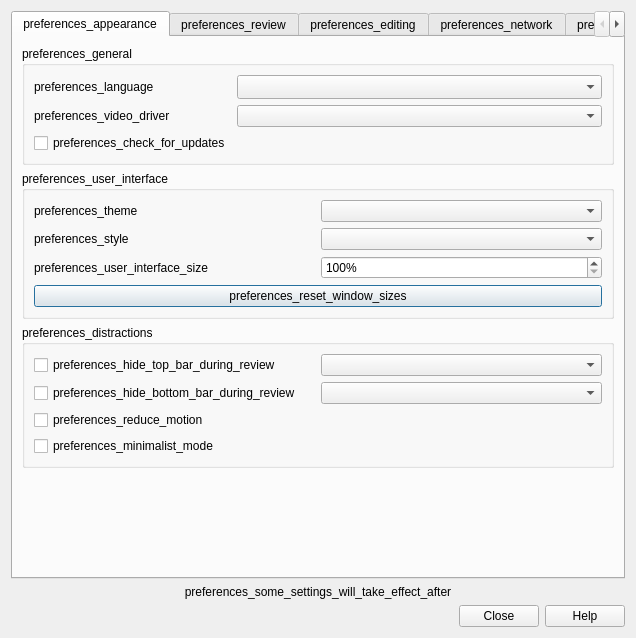
<?xml version="1.0" encoding="UTF-8"?>
<ui version="4.0">
 <class>Preferences</class>
 <widget class="QDialog" name="Preferences">
  <property name="geometry">
   <rect>
    <x>0</x>
    <y>0</y>
    <width>636</width>
    <height>638</height>
   </rect>
  </property>
  <property name="windowTitle">
   <string>preferences_preferences</string>
  </property>
  <layout class="QVBoxLayout" name="verticalLayout_2">
   <item>
    <widget class="QTabWidget" name="tabWidget">
     <property name="focusPolicy">
      <enum>Qt::StrongFocus</enum>
     </property>
     <property name="currentIndex">
      <number>0</number>
     </property>
     <widget class="QWidget" name="appearanceTab">
      <attribute name="title">
       <string>preferences_appearance</string>
      </attribute>
      <layout class="QVBoxLayout" name="verticalLayout_8">
       <item>
        <widget class="QGroupBox" name="generalGroup">
         <property name="sizePolicy">
          <sizepolicy hsizetype="Preferred" vsizetype="Preferred">
           <horstretch>0</horstretch>
           <verstretch>0</verstretch>
          </sizepolicy>
         </property>
         <property name="title">
          <string>preferences_general</string>
         </property>
         <layout class="QGridLayout" name="gridLayout_5">
          <item row="0" column="0">
           <widget class="QLabel" name="label_9">
            <property name="text">
             <string>preferences_language</string>
            </property>
            <property name="buddy">
             <cstring>lang</cstring>
            </property>
           </widget>
          </item>
          <item row="1" column="1">
           <widget class="QComboBox" name="video_driver">
            <property name="sizePolicy">
             <sizepolicy hsizetype="Preferred" vsizetype="Fixed">
              <horstretch>0</horstretch>
              <verstretch>0</verstretch>
             </sizepolicy>
            </property>
           </widget>
          </item>
          <item row="1" column="0">
           <widget class="QLabel" name="video_driver_label">
            <property name="text">
             <string>preferences_video_driver</string>
            </property>
            <property name="buddy">
             <cstring>video_driver</cstring>
            </property>
           </widget>
          </item>
          <item row="0" column="1">
           <widget class="QComboBox" name="lang">
            <property name="sizePolicy">
             <sizepolicy hsizetype="Preferred" vsizetype="Fixed">
              <horstretch>0</horstretch>
              <verstretch>0</verstretch>
             </sizepolicy>
            </property>
            <property name="sizeAdjustPolicy">
             <enum>QComboBox::AdjustToMinimumContentsLengthWithIcon</enum>
            </property>
           </widget>
          </item>
          <item row="2" column="0">
           <widget class="QCheckBox" name="check_for_updates">
            <property name="sizePolicy">
             <sizepolicy hsizetype="Fixed" vsizetype="Fixed">
              <horstretch>0</horstretch>
              <verstretch>0</verstretch>
             </sizepolicy>
            </property>
            <property name="text">
             <string>preferences_check_for_updates</string>
            </property>
           </widget>
          </item>
         </layout>
        </widget>
       </item>
       <item>
        <widget class="QGroupBox" name="uiGroup">
         <property name="title">
          <string>preferences_user_interface</string>
         </property>
         <layout class="QGridLayout" name="gridLayout_2">
          <item row="0" column="1">
           <widget class="QComboBox" name="theme"/>
          </item>
          <item row="2" column="1">
           <widget class="QSpinBox" name="uiScale">
            <property name="suffix">
             <string notr="true">%</string>
            </property>
            <property name="minimum">
             <number>100</number>
            </property>
            <property name="maximum">
             <number>200</number>
            </property>
            <property name="singleStep">
             <number>5</number>
            </property>
           </widget>
          </item>
          <item row="1" column="1">
           <widget class="QComboBox" name="styleComboBox">
            <property name="currentText">
             <string/>
            </property>
           </widget>
          </item>
          <item row="1" column="0">
           <widget class="QLabel" name="styleLabel">
            <property name="text">
             <string>preferences_style</string>
            </property>
            <property name="buddy">
             <cstring>styleComboBox</cstring>
            </property>
           </widget>
          </item>
          <item row="0" column="0">
           <widget class="QLabel" name="themeLabel">
            <property name="text">
             <string>preferences_theme</string>
            </property>
            <property name="buddy">
             <cstring>theme</cstring>
            </property>
           </widget>
          </item>
          <item row="2" column="0">
           <widget class="QLabel" name="uiSizeLabel">
            <property name="text">
             <string>preferences_user_interface_size</string>
            </property>
            <property name="buddy">
             <cstring>uiScale</cstring>
            </property>
           </widget>
          </item>
          <item row="3" column="0" colspan="2">
           <widget class="QPushButton" name="resetWindowSizes">
            <property name="text">
             <string>preferences_reset_window_sizes</string>
            </property>
           </widget>
          </item>
         </layout>
        </widget>
       </item>
       <item>
        <widget class="QGroupBox" name="distractionsGroup">
         <property name="title">
          <string>preferences_distractions</string>
         </property>
         <layout class="QGridLayout" name="gridLayout_3">
          <item row="3" column="0">
           <widget class="QCheckBox" name="reduce_motion">
            <property name="sizePolicy">
             <sizepolicy hsizetype="Fixed" vsizetype="Fixed">
              <horstretch>0</horstretch>
              <verstretch>0</verstretch>
             </sizepolicy>
            </property>
            <property name="toolTip">
             <string>preferences_reduce_motion_tooltip</string>
            </property>
            <property name="text">
             <string>preferences_reduce_motion</string>
            </property>
           </widget>
          </item>
          <item row="2" column="0">
           <widget class="QCheckBox" name="hide_bottom_bar">
            <property name="sizePolicy">
             <sizepolicy hsizetype="MinimumExpanding" vsizetype="Fixed">
              <horstretch>0</horstretch>
              <verstretch>0</verstretch>
             </sizepolicy>
            </property>
            <property name="text">
             <string>preferences_hide_bottom_bar_during_review</string>
            </property>
           </widget>
          </item>
          <item row="2" column="1">
           <widget class="QComboBox" name="bottomBarComboBox">
            <property name="sizePolicy">
             <sizepolicy hsizetype="MinimumExpanding" vsizetype="Fixed">
              <horstretch>0</horstretch>
              <verstretch>0</verstretch>
             </sizepolicy>
            </property>
           </widget>
          </item>
          <item row="0" column="0">
           <widget class="QCheckBox" name="hide_top_bar">
            <property name="sizePolicy">
             <sizepolicy hsizetype="MinimumExpanding" vsizetype="Fixed">
              <horstretch>0</horstretch>
              <verstretch>0</verstretch>
             </sizepolicy>
            </property>
            <property name="text">
             <string>preferences_hide_top_bar_during_review</string>
            </property>
           </widget>
          </item>
          <item row="4" column="0">
           <widget class="QCheckBox" name="minimalist_mode">
            <property name="sizePolicy">
             <sizepolicy hsizetype="Fixed" vsizetype="Fixed">
              <horstretch>0</horstretch>
              <verstretch>0</verstretch>
             </sizepolicy>
            </property>
            <property name="toolTip">
             <string>preferences_minimalist_mode_tooltip</string>
            </property>
            <property name="text">
             <string>preferences_minimalist_mode</string>
            </property>
           </widget>
          </item>
          <item row="0" column="1">
           <widget class="QComboBox" name="topBarComboBox">
            <property name="sizePolicy">
             <sizepolicy hsizetype="MinimumExpanding" vsizetype="Fixed">
              <horstretch>0</horstretch>
              <verstretch>0</verstretch>
             </sizepolicy>
            </property>
           </widget>
          </item>
         </layout>
        </widget>
       </item>
       <item>
        <spacer name="verticalSpacer_9">
         <property name="orientation">
          <enum>Qt::Vertical</enum>
         </property>
         <property name="sizeHint" stdset="0">
          <size>
           <width>20</width>
           <height>40</height>
          </size>
         </property>
        </spacer>
       </item>
      </layout>
     </widget>
     <widget class="QWidget" name="tab_3">
      <attribute name="title">
       <string>preferences_review</string>
      </attribute>
      <layout class="QVBoxLayout" name="review_options_layout">
       <item>
        <widget class="QGroupBox" name="schedulerGroup">
         <property name="title">
          <string>preferences_scheduler</string>
         </property>
         <layout class="QVBoxLayout" name="verticalLayout_17">
          <item>
           <layout class="QGridLayout" name="gridLayout_4">
            <property name="spacing">
             <number>12</number>
            </property>
            <item row="1" column="1">
             <widget class="QSpinBox" name="lrnCutoff">
              <property name="maximumSize">
               <size>
                <width>16777215</width>
                <height>16777215</height>
               </size>
              </property>
              <property name="suffix">
               <string>preferences_mins</string>
              </property>
              <property name="maximum">
               <number>999</number>
              </property>
             </widget>
            </item>
            <item row="2" column="0">
             <widget class="QLabel" name="label_30">
              <property name="text">
               <string>preferences_timebox_time_limit</string>
              </property>
              <property name="buddy">
               <cstring>timeLimit</cstring>
              </property>
             </widget>
            </item>
            <item row="0" column="1">
             <widget class="QSpinBox" name="dayOffset">
              <property name="maximumSize">
               <size>
                <width>16777215</width>
                <height>16777215</height>
               </size>
              </property>
              <property name="suffix">
               <string>preferences_hours_past_midnight</string>
              </property>
              <property name="maximum">
               <number>23</number>
              </property>
             </widget>
            </item>
            <item row="1" column="0">
             <widget class="QLabel" name="label_24">
              <property name="text">
               <string>preferences_learn_ahead_limit</string>
              </property>
              <property name="buddy">
               <cstring>lrnCutoff</cstring>
              </property>
             </widget>
            </item>
            <item row="0" column="0">
             <widget class="QLabel" name="label_23">
              <property name="text">
               <string>preferences_next_day_starts_at</string>
              </property>
              <property name="buddy">
               <cstring>dayOffset</cstring>
              </property>
             </widget>
            </item>
            <item row="2" column="1">
             <widget class="QSpinBox" name="timeLimit">
              <property name="suffix">
               <string>preferences_mins</string>
              </property>
              <property name="maximum">
               <number>9999</number>
              </property>
             </widget>
            </item>
           </layout>
          </item>
         </layout>
        </widget>
       </item>
       <item>
        <layout class="QHBoxLayout" name="horizontalLayout_5">
         <item>
          <widget class="QGroupBox" name="reviewerGroup">
           <property name="title">
            <string>preferences_review</string>
           </property>
           <layout class="QVBoxLayout" name="verticalLayout_5">
            <item>
             <widget class="QCheckBox" name="showPlayButtons">
              <property name="sizePolicy">
               <sizepolicy hsizetype="Fixed" vsizetype="Fixed">
                <horstretch>0</horstretch>
                <verstretch>0</verstretch>
               </sizepolicy>
              </property>
              <property name="text">
               <string>preferences_show_play_buttons_on_cards_with</string>
              </property>
             </widget>
            </item>
            <item>
             <widget class="QCheckBox" name="interrupt_audio">
              <property name="sizePolicy">
               <sizepolicy hsizetype="Fixed" vsizetype="Fixed">
                <horstretch>0</horstretch>
                <verstretch>0</verstretch>
               </sizepolicy>
              </property>
              <property name="text">
               <string>preferences_interrupt_current_audio_when_answering</string>
              </property>
             </widget>
            </item>
            <item>
             <widget class="QCheckBox" name="showProgress">
              <property name="sizePolicy">
               <sizepolicy hsizetype="Fixed" vsizetype="Fixed">
                <horstretch>0</horstretch>
                <verstretch>0</verstretch>
               </sizepolicy>
              </property>
              <property name="text">
               <string>preferences_show_remaining_card_count</string>
              </property>
             </widget>
            </item>
            <item>
             <widget class="QCheckBox" name="showEstimates">
              <property name="sizePolicy">
               <sizepolicy hsizetype="Fixed" vsizetype="Fixed">
                <horstretch>0</horstretch>
                <verstretch>0</verstretch>
               </sizepolicy>
              </property>
              <property name="text">
               <string>preferences_show_next_review_time_above_answer</string>
              </property>
             </widget>
            </item>
            <item>
             <widget class="QCheckBox" name="spacebar_rates_card">
              <property name="sizePolicy">
               <sizepolicy hsizetype="Fixed" vsizetype="Fixed">
                <horstretch>0</horstretch>
                <verstretch>0</verstretch>
               </sizepolicy>
              </property>
              <property name="text">
               <string>preferences_spacebar_rates_card</string>
              </property>
             </widget>
            </item>
            <item>
             <widget class="QCheckBox" name="render_latex">
              <property name="sizePolicy">
               <sizepolicy hsizetype="Fixed" vsizetype="Fixed">
                <horstretch>0</horstretch>
                <verstretch>0</verstretch>
               </sizepolicy>
              </property>
              <property name="text">
               <string>preferences_generate_latex_images_automatically</string>
              </property>
             </widget>
            </item>
           </layout>
          </widget>
         </item>
         <item>
          <widget class="QGroupBox" name="preferences_answer_keys">
           <property name="title">
            <string>preferences_answer_keys</string>
           </property>
          </widget>
         </item>
        </layout>
       </item>
       <item>
        <spacer name="verticalSpacer_12">
         <property name="orientation">
          <enum>Qt::Vertical</enum>
         </property>
         <property name="sizeHint" stdset="0">
          <size>
           <width>20</width>
           <height>40</height>
          </size>
         </property>
        </spacer>
       </item>
      </layout>
     </widget>
     <widget class="QWidget" name="tab_1">
      <attribute name="title">
       <string>preferences_editing</string>
      </attribute>
      <layout class="QVBoxLayout" name="verticalLayout_10">
       <item>
        <widget class="QGroupBox" name="editorGroupBox">
         <property name="title">
          <string>preferences_editing</string>
         </property>
         <layout class="QVBoxLayout" name="verticalLayout_9">
          <item>
           <widget class="QCheckBox" name="pastePNG">
            <property name="sizePolicy">
             <sizepolicy hsizetype="Fixed" vsizetype="Fixed">
              <horstretch>0</horstretch>
              <verstretch>0</verstretch>
             </sizepolicy>
            </property>
            <property name="text">
             <string>preferences_paste_clipboard_images_as_png</string>
            </property>
           </widget>
          </item>
          <item>
           <widget class="QCheckBox" name="paste_strips_formatting">
            <property name="sizePolicy">
             <sizepolicy hsizetype="Fixed" vsizetype="Fixed">
              <horstretch>0</horstretch>
              <verstretch>0</verstretch>
             </sizepolicy>
            </property>
            <property name="text">
             <string>preferences_paste_without_shift_key_strips_formatting</string>
            </property>
           </widget>
          </item>
          <item>
           <spacer name="verticalSpacer_7">
            <property name="orientation">
             <enum>Qt::Vertical</enum>
            </property>
            <property name="sizeType">
             <enum>QSizePolicy::Fixed</enum>
            </property>
            <property name="sizeHint" stdset="0">
             <size>
              <width>20</width>
              <height>10</height>
             </size>
            </property>
           </spacer>
          </item>
          <item>
           <layout class="QHBoxLayout" name="horizontalLayout_7">
            <item>
             <widget class="QLabel" name="deck_label">
              <property name="text">
               <string>preferences_default_deck</string>
              </property>
              <property name="buddy">
               <cstring>useCurrent</cstring>
              </property>
             </widget>
            </item>
            <item>
             <widget class="QComboBox" name="useCurrent">
              <property name="sizePolicy">
               <sizepolicy hsizetype="MinimumExpanding" vsizetype="Fixed">
                <horstretch>0</horstretch>
                <verstretch>0</verstretch>
               </sizepolicy>
              </property>
              <item>
               <property name="text">
                <string>preferences_when_adding_default_to_current_deck</string>
               </property>
              </item>
              <item>
               <property name="text">
                <string>preferences_change_deck_depending_on_note_type</string>
               </property>
              </item>
             </widget>
            </item>
           </layout>
          </item>
         </layout>
        </widget>
       </item>
       <item>
        <widget class="QGroupBox" name="browserGroupBox">
         <property name="title">
          <string>preferences_browsing</string>
         </property>
         <layout class="QVBoxLayout" name="verticalLayout">
          <item>
           <layout class="QHBoxLayout" name="horizontalLayout_2">
            <item>
             <widget class="QLabel" name="search_text_label">
              <property name="text">
               <string>preferences_default_search_text</string>
              </property>
              <property name="buddy">
               <cstring>default_search_text</cstring>
              </property>
             </widget>
            </item>
            <item>
             <widget class="QLineEdit" name="default_search_text">
              <property name="placeholderText">
               <string>preferences_default_search_text_example</string>
              </property>
             </widget>
            </item>
           </layout>
          </item>
          <item>
           <widget class="QCheckBox" name="ignore_accents_in_search">
            <property name="sizePolicy">
             <sizepolicy hsizetype="Fixed" vsizetype="Fixed">
              <horstretch>0</horstretch>
              <verstretch>0</verstretch>
             </sizepolicy>
            </property>
            <property name="text">
             <string>preferences_ignore_accents_in_search</string>
            </property>
           </widget>
          </item>
         </layout>
        </widget>
       </item>
       <item>
        <spacer name="verticalSpacer_3">
         <property name="orientation">
          <enum>Qt::Vertical</enum>
         </property>
         <property name="sizeType">
          <enum>QSizePolicy::Expanding</enum>
         </property>
         <property name="sizeHint" stdset="0">
          <size>
           <width>20</width>
           <height>20</height>
          </size>
         </property>
        </spacer>
       </item>
      </layout>
     </widget>
     <widget class="QWidget" name="tab_2">
      <attribute name="title">
       <string>preferences_network</string>
      </attribute>
      <layout class="QVBoxLayout" name="verticalLayout_4">
       <property name="spacing">
        <number>12</number>
       </property>
       <property name="leftMargin">
        <number>12</number>
       </property>
       <property name="topMargin">
        <number>12</number>
       </property>
       <property name="rightMargin">
        <number>12</number>
       </property>
       <property name="bottomMargin">
        <number>12</number>
       </property>
       <item>
        <widget class="QGroupBox" name="groupBox_5">
         <property name="title">
          <string>preferences_tab_synchronisation</string>
         </property>
         <layout class="QVBoxLayout" name="verticalLayout_12">
          <item>
           <widget class="QCheckBox" name="syncMedia">
            <property name="sizePolicy">
             <sizepolicy hsizetype="Fixed" vsizetype="Fixed">
              <horstretch>0</horstretch>
              <verstretch>0</verstretch>
             </sizepolicy>
            </property>
            <property name="text">
             <string>preferences_synchronize_audio_and_images_too</string>
            </property>
           </widget>
          </item>
          <item>
           <widget class="QCheckBox" name="syncOnProgramOpen">
            <property name="sizePolicy">
             <sizepolicy hsizetype="Fixed" vsizetype="Fixed">
              <horstretch>0</horstretch>
              <verstretch>0</verstretch>
             </sizepolicy>
            </property>
            <property name="text">
             <string>preferences_automatically_sync_on_profile_openclose</string>
            </property>
           </widget>
          </item>
          <item>
           <widget class="QCheckBox" name="autoSyncMedia">
            <property name="sizePolicy">
             <sizepolicy hsizetype="Fixed" vsizetype="Fixed">
              <horstretch>0</horstretch>
              <verstretch>0</verstretch>
             </sizepolicy>
            </property>
            <property name="text">
             <string>preferences_periodically_sync_media</string>
            </property>
           </widget>
          </item>
          <item>
           <widget class="QCheckBox" name="fullSync">
            <property name="sizePolicy">
             <sizepolicy hsizetype="Fixed" vsizetype="Fixed">
              <horstretch>0</horstretch>
              <verstretch>0</verstretch>
             </sizepolicy>
            </property>
            <property name="text">
             <string>preferences_on_next_sync_force_changes_in</string>
            </property>
           </widget>
          </item>
          <item>
           <layout class="QHBoxLayout" name="horizontalLayout_4">
            <item>
             <widget class="QLabel" name="label_2">
              <property name="text">
               <string>preferences_network_timeout</string>
              </property>
              <property name="buddy">
               <cstring>network_timeout</cstring>
              </property>
             </widget>
            </item>
            <item>
             <widget class="QSpinBox" name="network_timeout">
              <property name="suffix">
               <string>scheduling_seconds</string>
              </property>
              <property name="minimum">
               <number>30</number>
              </property>
              <property name="maximum">
               <number>99999</number>
              </property>
             </widget>
            </item>
           </layout>
          </item>
          <item>
           <layout class="QHBoxLayout" name="horizontalLayout_3">
            <item>
             <spacer name="horizontalSpacer">
              <property name="orientation">
               <enum>Qt::Horizontal</enum>
              </property>
              <property name="sizeHint" stdset="0">
               <size>
                <width>40</width>
                <height>20</height>
               </size>
              </property>
             </spacer>
            </item>
            <item>
             <widget class="QPushButton" name="media_log">
              <property name="sizePolicy">
               <sizepolicy hsizetype="Fixed" vsizetype="Fixed">
                <horstretch>0</horstretch>
                <verstretch>0</verstretch>
               </sizepolicy>
              </property>
              <property name="text">
               <string/>
              </property>
             </widget>
            </item>
           </layout>
          </item>
         </layout>
        </widget>
       </item>
       <item>
        <widget class="QGroupBox" name="groupBox_6">
         <property name="title">
          <string>preferences_account</string>
         </property>
         <layout class="QHBoxLayout" name="horizontalLayout">
          <item>
           <widget class="QLabel" name="syncUser">
            <property name="sizePolicy">
             <sizepolicy hsizetype="Preferred" vsizetype="Preferred">
              <horstretch>0</horstretch>
              <verstretch>0</verstretch>
             </sizepolicy>
            </property>
            <property name="text">
             <string/>
            </property>
            <property name="wordWrap">
             <bool>true</bool>
            </property>
           </widget>
          </item>
          <item>
           <widget class="QPushButton" name="syncLogout">
            <property name="sizePolicy">
             <sizepolicy hsizetype="Fixed" vsizetype="Fixed">
              <horstretch>0</horstretch>
              <verstretch>0</verstretch>
             </sizepolicy>
            </property>
            <property name="text">
             <string>sync_log_out_button</string>
            </property>
            <property name="autoDefault">
             <bool>false</bool>
            </property>
           </widget>
          </item>
          <item>
           <widget class="QPushButton" name="syncLogin">
            <property name="sizePolicy">
             <sizepolicy hsizetype="Fixed" vsizetype="Fixed">
              <horstretch>0</horstretch>
              <verstretch>0</verstretch>
             </sizepolicy>
            </property>
            <property name="text">
             <string>sync_log_in_button</string>
            </property>
            <property name="autoDefault">
             <bool>false</bool>
            </property>
           </widget>
          </item>
         </layout>
        </widget>
       </item>
       <item>
        <spacer name="verticalSpacer_2">
         <property name="orientation">
          <enum>Qt::Vertical</enum>
         </property>
         <property name="sizeHint" stdset="0">
          <size>
           <width>20</width>
           <height>40</height>
          </size>
         </property>
        </spacer>
       </item>
       <item>
        <layout class="QGridLayout" name="gridLayout_2">
         <item row="0" column="1">
          <widget class="QLineEdit" name="custom_sync_url">
           <property name="placeholderText">
            <string>preferences_custom_sync_url_disclaimer</string>
           </property>
          </widget>
         </item>
         <item row="0" column="0">
          <widget class="QLabel" name="label">
           <property name="text">
            <string>preferences_custom_sync_url</string>
           </property>
           <property name="buddy">
            <cstring>custom_sync_url</cstring>
           </property>
          </widget>
         </item>
        </layout>
       </item>
      </layout>
     </widget>
     <widget class="QWidget" name="tab">
      <attribute name="title">
       <string>preferences_backups</string>
      </attribute>
      <layout class="QVBoxLayout" name="verticalLayout_3">
       <property name="spacing">
        <number>12</number>
       </property>
       <property name="leftMargin">
        <number>12</number>
       </property>
       <property name="topMargin">
        <number>12</number>
       </property>
       <property name="rightMargin">
        <number>12</number>
       </property>
       <property name="bottomMargin">
        <number>12</number>
       </property>
       <item>
        <widget class="QGroupBox" name="groupBox_8">
         <property name="sizePolicy">
          <sizepolicy hsizetype="Preferred" vsizetype="Preferred">
           <horstretch>0</horstretch>
           <verstretch>0</verstretch>
          </sizepolicy>
         </property>
         <property name="title">
          <string>preferences_backups</string>
         </property>
         <layout class="QVBoxLayout" name="verticalLayout_15">
          <item>
           <widget class="QLabel" name="backup_explanation">
            <property name="text">
             <string>preferences_backup_explanation</string>
            </property>
            <property name="wordWrap">
             <bool>true</bool>
            </property>
           </widget>
          </item>
          <item>
           <spacer name="verticalSpacer_5">
            <property name="orientation">
             <enum>Qt::Vertical</enum>
            </property>
            <property name="sizeType">
             <enum>QSizePolicy::Fixed</enum>
            </property>
            <property name="sizeHint" stdset="0">
             <size>
              <width>20</width>
              <height>20</height>
             </size>
            </property>
           </spacer>
          </item>
          <item>
           <layout class="QGridLayout" name="gridLayout">
            <item row="1" column="2">
             <widget class="QSpinBox" name="minutes_between_backups">
              <property name="minimum">
               <number>5</number>
              </property>
              <property name="maximum">
               <number>9999</number>
              </property>
             </widget>
            </item>
            <item row="5" column="2">
             <widget class="QSpinBox" name="monthly_backups">
              <property name="maximum">
               <number>9999</number>
              </property>
             </widget>
            </item>
            <item row="1" column="3">
             <spacer name="horizontalSpacer_2">
              <property name="orientation">
               <enum>Qt::Horizontal</enum>
              </property>
              <property name="sizeHint" stdset="0">
               <size>
                <width>40</width>
                <height>20</height>
               </size>
              </property>
             </spacer>
            </item>
            <item row="2" column="0">
             <widget class="QLabel" name="label_3">
              <property name="text">
               <string>preferences_daily_backups</string>
              </property>
              <property name="buddy">
               <cstring>daily_backups</cstring>
              </property>
             </widget>
            </item>
            <item row="4" column="2">
             <widget class="QSpinBox" name="weekly_backups">
              <property name="maximum">
               <number>9999</number>
              </property>
             </widget>
            </item>
            <item row="5" column="0">
             <widget class="QLabel" name="label_6">
              <property name="text">
               <string>preferences_monthly_backups</string>
              </property>
              <property name="buddy">
               <cstring>monthly_backups</cstring>
              </property>
             </widget>
            </item>
            <item row="4" column="0">
             <widget class="QLabel" name="label_5">
              <property name="text">
               <string>preferences_weekly_backups</string>
              </property>
              <property name="buddy">
               <cstring>weekly_backups</cstring>
              </property>
             </widget>
            </item>
            <item row="1" column="0">
             <widget class="QLabel" name="label_7">
              <property name="text">
               <string>preferences_minutes_between_backups</string>
              </property>
              <property name="buddy">
               <cstring>minutes_between_backups</cstring>
              </property>
             </widget>
            </item>
            <item row="2" column="2">
             <widget class="QSpinBox" name="daily_backups">
              <property name="maximum">
               <number>9999</number>
              </property>
             </widget>
            </item>
            <item row="1" column="1">
             <spacer name="horizontalSpacer_3">
              <property name="orientation">
               <enum>Qt::Horizontal</enum>
              </property>
              <property name="sizeHint" stdset="0">
               <size>
                <width>40</width>
                <height>20</height>
               </size>
              </property>
             </spacer>
            </item>
           </layout>
          </item>
          <item>
           <spacer name="verticalSpacer_6">
            <property name="orientation">
             <enum>Qt::Vertical</enum>
            </property>
            <property name="sizeType">
             <enum>QSizePolicy::Fixed</enum>
            </property>
            <property name="sizeHint" stdset="0">
             <size>
              <width>20</width>
              <height>20</height>
             </size>
            </property>
           </spacer>
          </item>
          <item>
           <widget class="QLabel" name="openBackupFolder">
            <property name="text">
             <string>preferences_you_can_restore_backups_via_fileswitch</string>
            </property>
           </widget>
          </item>
         </layout>
        </widget>
       </item>
       <item>
        <widget class="QGroupBox" name="groupBox_9">
         <property name="title">
          <string>preferences_note</string>
         </property>
         <layout class="QVBoxLayout" name="verticalLayout_13">
          <item>
           <widget class="QLabel" name="label_4">
            <property name="text">
             <string>preferences_media_is_not_backed_up</string>
            </property>
            <property name="wordWrap">
             <bool>true</bool>
            </property>
           </widget>
          </item>
         </layout>
        </widget>
       </item>
       <item>
        <spacer name="verticalSpacer_4">
         <property name="orientation">
          <enum>Qt::Vertical</enum>
         </property>
         <property name="sizeHint" stdset="0">
          <size>
           <width>20</width>
           <height>59</height>
          </size>
         </property>
        </spacer>
       </item>
      </layout>
     </widget>
    </widget>
   </item>
   <item>
    <widget class="QLabel" name="someSettingsLabel">
     <property name="text">
      <string>preferences_some_settings_will_take_effect_after</string>
     </property>
     <property name="alignment">
      <set>Qt::AlignCenter</set>
     </property>
    </widget>
   </item>
   <item>
    <widget class="QDialogButtonBox" name="buttonBox">
     <property name="orientation">
      <enum>Qt::Horizontal</enum>
     </property>
     <property name="standardButtons">
      <set>QDialogButtonBox::Close|QDialogButtonBox::Help</set>
     </property>
    </widget>
   </item>
  </layout>
 </widget>
 <tabstops>
  <tabstop>lang</tabstop>
  <tabstop>video_driver</tabstop>
  <tabstop>check_for_updates</tabstop>
  <tabstop>theme</tabstop>
  <tabstop>styleComboBox</tabstop>
  <tabstop>uiScale</tabstop>
  <tabstop>resetWindowSizes</tabstop>
  <tabstop>hide_top_bar</tabstop>
  <tabstop>topBarComboBox</tabstop>
  <tabstop>hide_bottom_bar</tabstop>
  <tabstop>bottomBarComboBox</tabstop>
  <tabstop>reduce_motion</tabstop>
  <tabstop>minimalist_mode</tabstop>
  <tabstop>dayOffset</tabstop>
  <tabstop>lrnCutoff</tabstop>
  <tabstop>timeLimit</tabstop>
  <tabstop>showPlayButtons</tabstop>
  <tabstop>interrupt_audio</tabstop>
  <tabstop>showProgress</tabstop>
  <tabstop>showEstimates</tabstop>
  <tabstop>spacebar_rates_card</tabstop>
  <tabstop>render_latex</tabstop>
  <tabstop>pastePNG</tabstop>
  <tabstop>paste_strips_formatting</tabstop>
  <tabstop>useCurrent</tabstop>
  <tabstop>default_search_text</tabstop>
  <tabstop>ignore_accents_in_search</tabstop>
  <tabstop>syncMedia</tabstop>
  <tabstop>syncOnProgramOpen</tabstop>
  <tabstop>autoSyncMedia</tabstop>
  <tabstop>fullSync</tabstop>
  <tabstop>network_timeout</tabstop>
  <tabstop>media_log</tabstop>
  <tabstop>syncLogout</tabstop>
  <tabstop>syncLogin</tabstop>
  <tabstop>custom_sync_url</tabstop>
  <tabstop>minutes_between_backups</tabstop>
  <tabstop>daily_backups</tabstop>
  <tabstop>weekly_backups</tabstop>
  <tabstop>monthly_backups</tabstop>
  <tabstop>tabWidget</tabstop>
 </tabstops>
 <resources/>
 <connections>
  <connection>
   <sender>buttonBox</sender>
   <signal>accepted()</signal>
   <receiver>Preferences</receiver>
   <slot>accept()</slot>
   <hints>
    <hint type="sourcelabel">
     <x>285</x>
     <y>439</y>
    </hint>
    <hint type="destinationlabel">
     <x>157</x>
     <y>274</y>
    </hint>
   </hints>
  </connection>
  <connection>
   <sender>buttonBox</sender>
   <signal>rejected()</signal>
   <receiver>Preferences</receiver>
   <slot>reject()</slot>
   <hints>
    <hint type="sourcelabel">
     <x>332</x>
     <y>439</y>
    </hint>
    <hint type="destinationlabel">
     <x>286</x>
     <y>274</y>
    </hint>
   </hints>
  </connection>
 </connections>
</ui>
